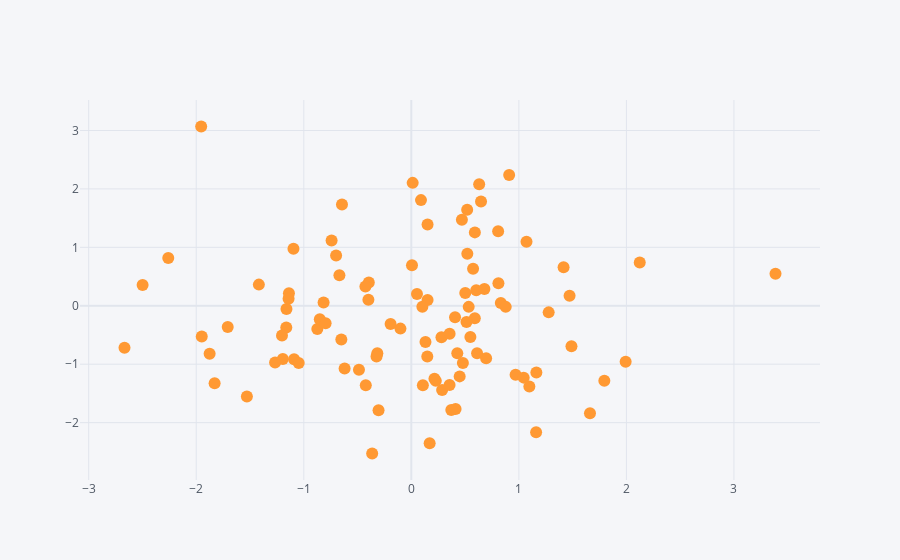

This figure's notebook cell:
### Code cell
dataframe.iplot(kind='scatter', x='a',y='b',mode='markers')
